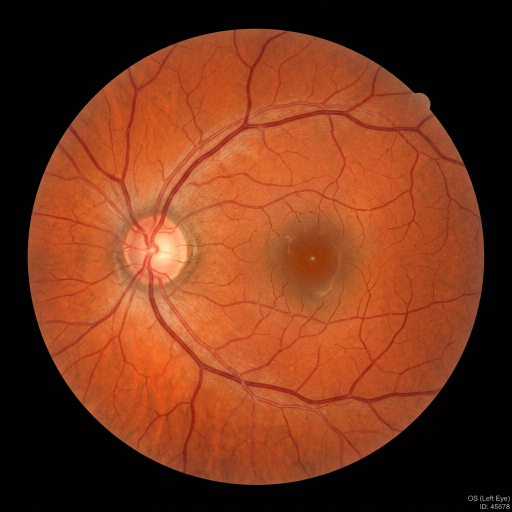
%> input picture assets/fundus_sample.jpg, 1024 x 1024 px (shown at 1/2 size)
$ octave --eval "result = assessIllumination('../../../../assets/fundus_sample.jpg');"   (GNU Octave 9; MATLAB toolbox functions it lacks are replaced by stand-ins)
%> lines starting %> are read from the running program, lines starting %| are printed output that depends on the picture
function illum_stats = assessIllumination(img)
%> called with img = '../../../../assets/fundus_sample.jpg'
%ASSESSILLUMINATION Compute illumination statistics for fundus images.
%
%   illum_stats = assessIllumination(img)
%
% Inputs:
%   img - uint8 RGB or grayscale image array
%
% Outputs:
%   illum_stats - struct containing illumination measurements:
%                 - mean_luminance
%                 - luminance_stddev
%                 - luminance_p05, luminance_p95
%                 - illumination_nonuniformity (Quadrant stddev)
%                 - dark_pixel_fraction (<= 10)
%                 - saturated_pixel_fraction (>= 245)

if ischar(img) || isstring(img)
    img = imread(img);
%> img is the input picture: size 1024x1024x3 uint8; mean R, G, B 116.8, 54, 27.4
end

if size(img, 3) == 3
    rgb_double = double(img);
    luminance = 0.2126 * rgb_double(:,:,1) + 0.7152 * rgb_double(:,:,2) + 0.0722 * rgb_double(:,:,3);
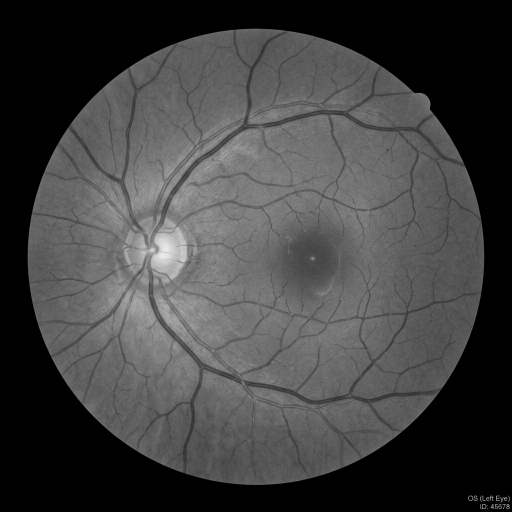
%> luminance: size 1024x1024 double (shown at 1/2 size); min 0, max 238.3, mean 65.4
else
    luminance = double(img);
end

[H, W] = size(luminance);
%> H = 1024; W = 1024
N = numel(luminance);
%> N = 1048576

bg_thresh = 10;
sat_thresh = 245;

mean_lum = mean(luminance(:));
%> mean_lum = 65.45
std_lum = std(luminance(:));
%> std_lum = 52.8

sorted_lum = sort(luminance(:));
p05_idx = max(1, round(0.05 * N));
%> p05_idx = 52429
p95_idx = min(N, round(0.95 * N));
%> p95_idx = 996147
p05_lum = sorted_lum(p05_idx);
%> p05_lum = 0
p95_lum = sorted_lum(p95_idx);
%> p95_lum = 131.9

mid_y = max(1, floor(H / 2));
%> mid_y = 512
mid_x = max(1, floor(W / 2));
%> mid_x = 512

q1 = luminance(1:mid_y, 1:mid_x);
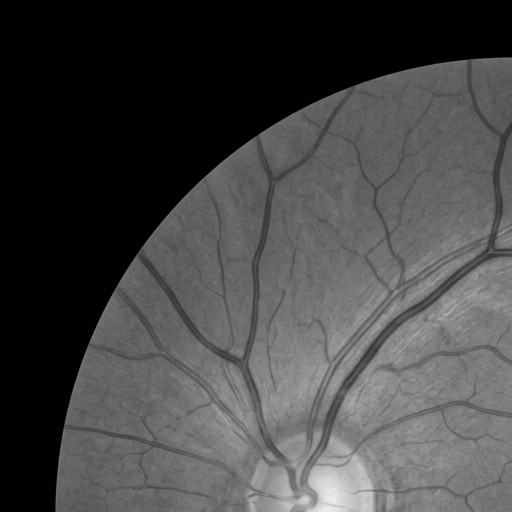
%> q1: size 512x512 double; min 0, max 236.9, mean 69.6
q2 = luminance(1:mid_y, mid_x+1:end);
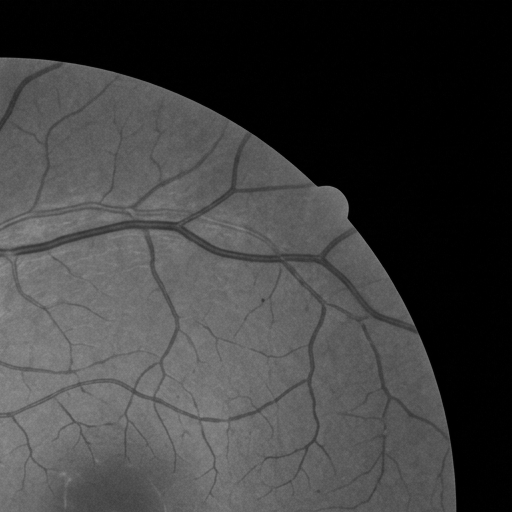
%> q2: size 512x512 double; min 0, max 148.2, mean 62.7
q3 = luminance(mid_y+1:end, 1:mid_x);
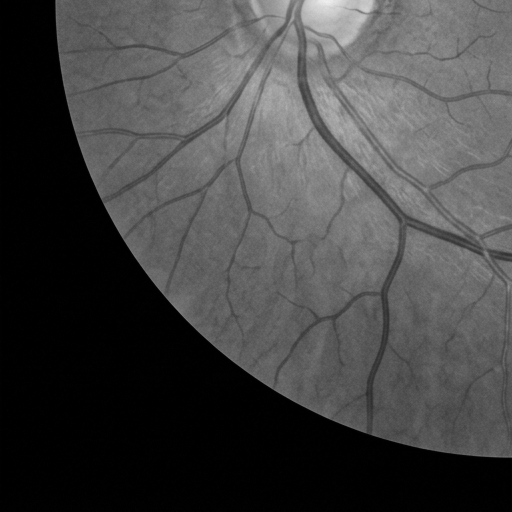
%> q3: size 512x512 double; min 0, max 238.3, mean 68.8
q4 = luminance(mid_y+1:end, mid_x+1:end);
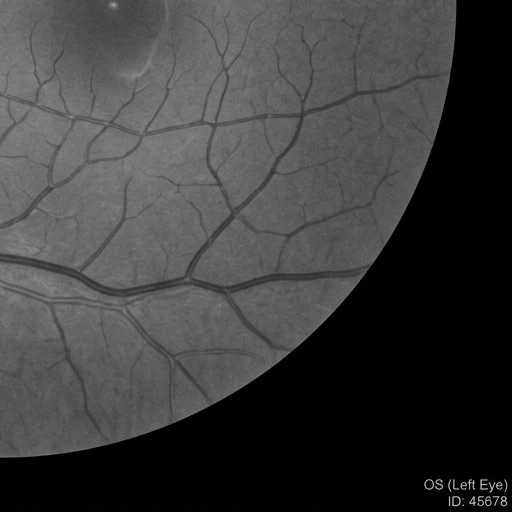
%> q4: size 512x512 double; min 0, max 220.1, mean 60.7

q_means = [mean(q1(:)), mean(q2(:)), mean(q3(:)), mean(q4(:))];
%> q_means = [69.62 62.72 68.79 60.66]
nonuniformity = std(q_means);
%> nonuniformity = 4.43

dark_frac = sum(luminance(:) <= bg_thresh) / N;
%> dark_frac = 0.375
sat_frac = sum(luminance(:) >= sat_thresh) / N;
%> sat_frac = 0

illum_stats = struct();
illum_stats.mean_luminance = double(mean_lum);
%> illum_stats.mean_luminance = 65.45
illum_stats.luminance_stddev = double(std_lum);
%> illum_stats.luminance_stddev = 52.8
illum_stats.luminance_p05 = double(p05_lum);
%> illum_stats.luminance_p05 = 0
illum_stats.luminance_p95 = double(p95_lum);
%> illum_stats.luminance_p95 = 131.9
illum_stats.illumination_nonuniformity = double(nonuniformity);
%> illum_stats.illumination_nonuniformity = 4.43
illum_stats.dark_pixel_fraction = double(dark_frac);
%> illum_stats.dark_pixel_fraction = 0.375
illum_stats.saturated_pixel_fraction = double(sat_frac);
%> illum_stats.saturated_pixel_fraction = 0
%> `result = assessIllumination('../../../../assets/fundus_sample.jpg');`: result = {mean_luminance 65.45, luminance_stddev 52.8, luminance_p05 0, luminance_p95 131.9, illumination_nonuniformity 4.43, dark_pixel_fraction 0.375}

end
